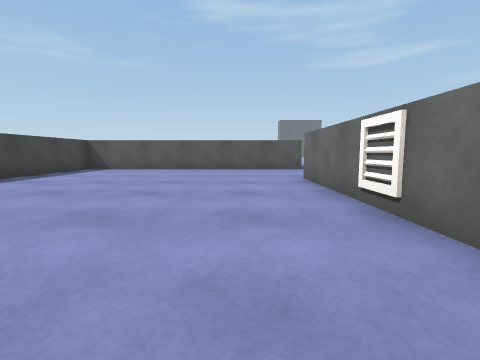
View 1 (above)

24 first-person views from a walk through a Unity game level. The camera is 0.58 m above the floor, tilts 6° down and sees 85° across. The floor is counted in squares, 1 m on a side. Each view is taken from the middle of a square. On the plan, view 1 faces up. The plan holds only what a view shows up to about 9 squares ahead; the rest is blank. The place goes on beyond the plan. The player character is not drawn. Surface patterns are stand-ins for the level's own textures.

View 2
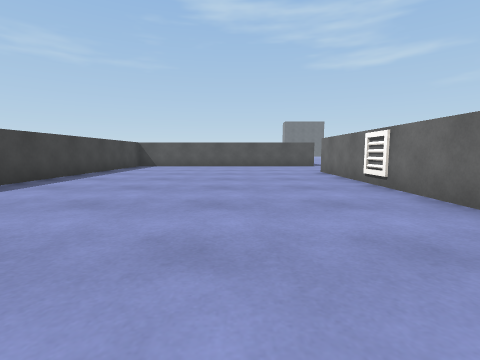

View 3
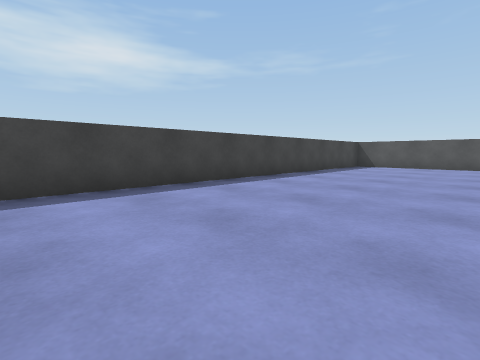

View 4
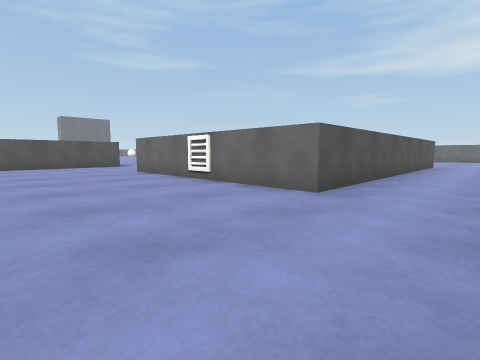

View 5
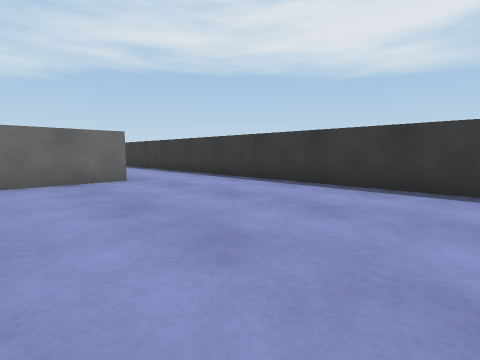

View 6
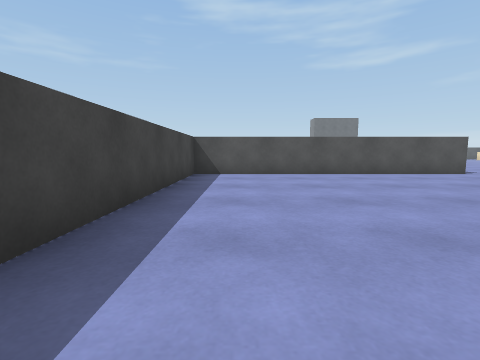

View 7
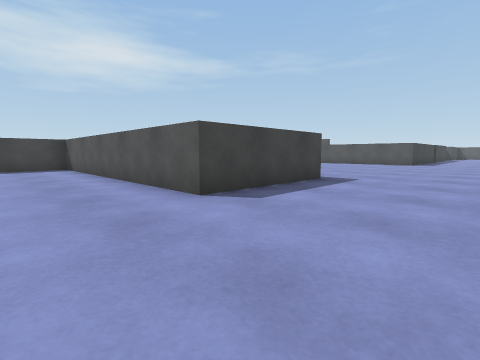

View 8
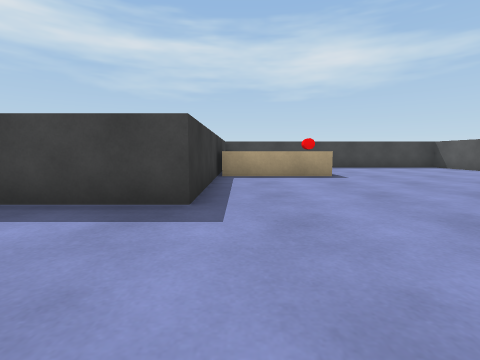

View 9
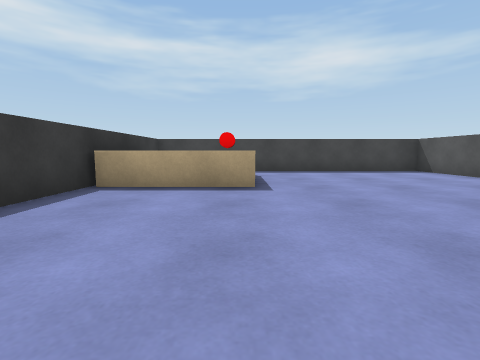

View 10
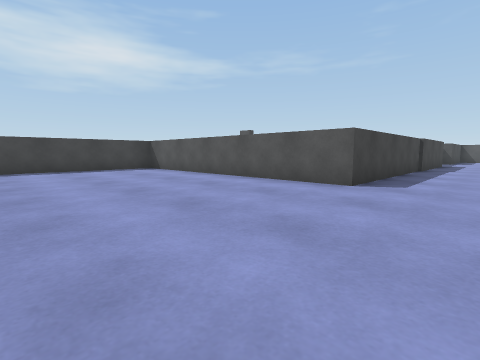

View 11
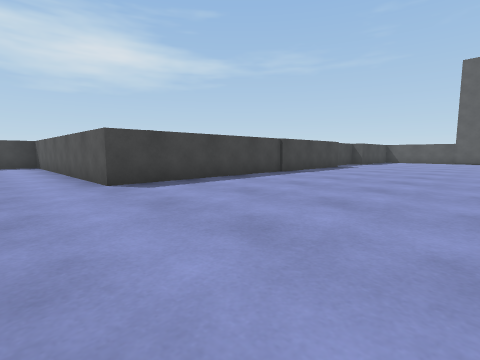

View 12
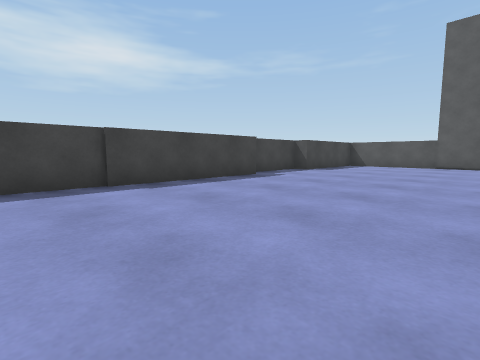

View 13
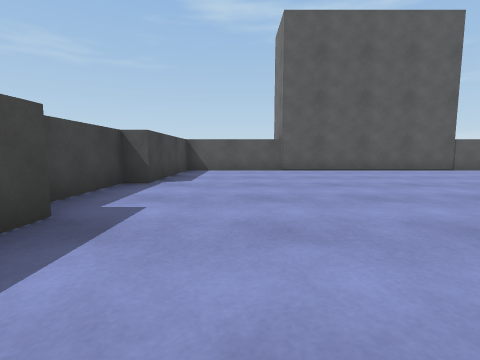

View 14
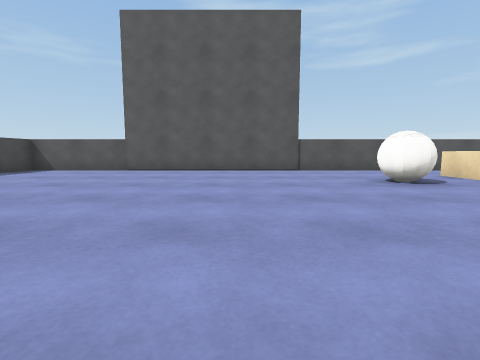

View 15
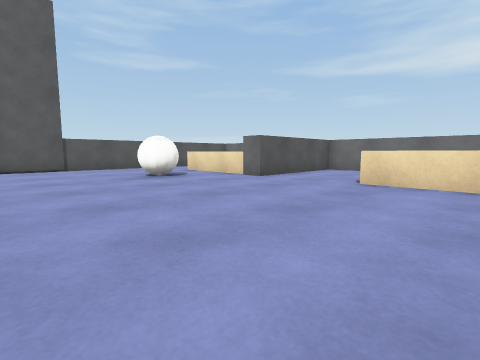

View 16
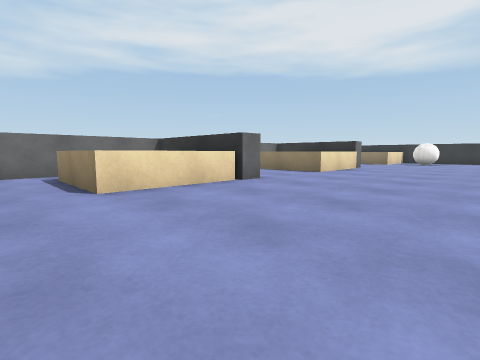

View 17
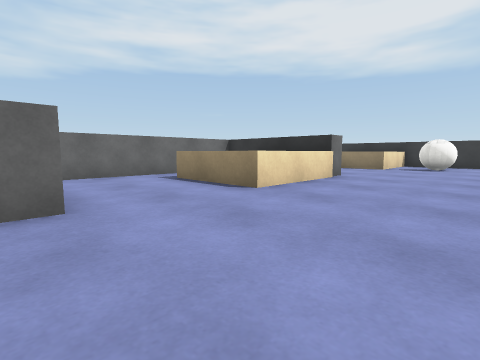

View 18
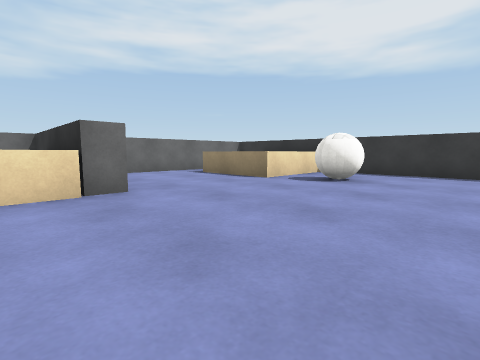

View 19
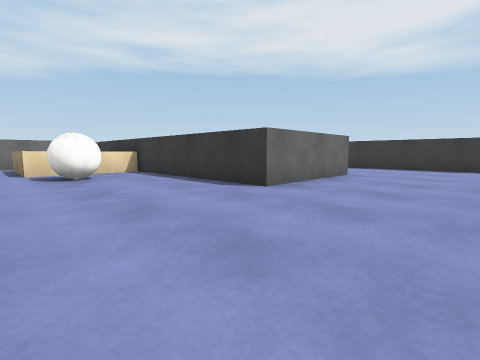

View 20
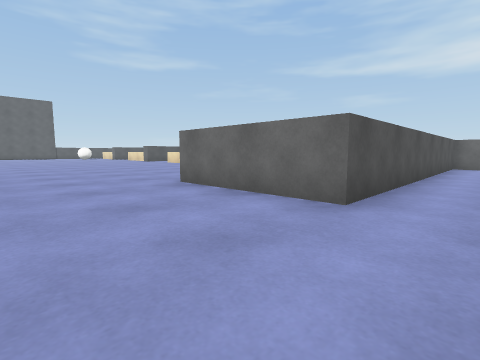

View 21
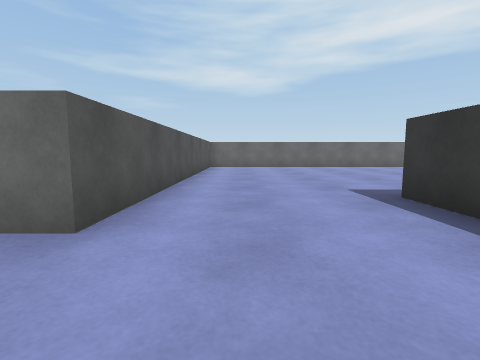

View 22
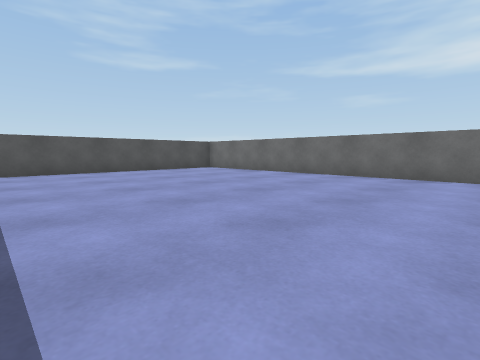

View 23
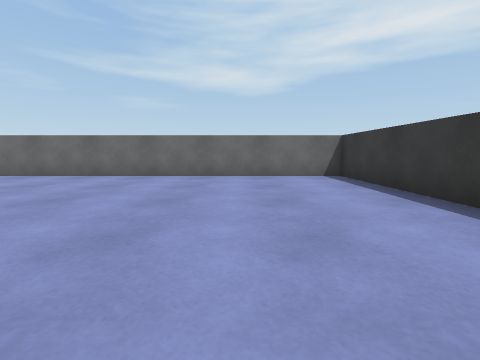

View 24
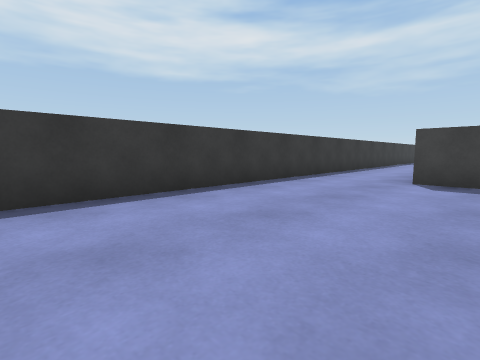

### Floor plan
Key: @ floor where view 1 was taken; # wall or solid block; . floor; ^ raised ledge; E vent; C red cylinder; B ball.
Columns run from 6 left of view 1 to 18 right of it. Each row starts with its distance up from view 1.
 36         ################
 35         #.............
 34         #............
 33         #...........^
 32        ##.........B.^
 31        #............^####
 30        #................#
 29        ##...............#
 28         #...............#
 27         #..... .....^^^ #
 26         #..... .....^   #
 25         #.....  ....#####
 24         #.....  ........#
 23         #.....  ........#
 22         #.....  ........#
 21 #########.....  ....^^^.#
 20 #.............  ....^   #
 19 #.............  ....#####
 18 #..........  .. ....... #
 17 #.......... ............#
 16 #.......................#
 15 #  ^C.............BB^^^.#
 14 #   ^..............B^
 13 #   ^...............^
 12  ########......#######
 11         #......#######
 10         #......##########
  9 #########...............#
  8 #...................... #
  7 #.......................#
  6 #.......#   #####.......#
  5 #.......#        .......#
  4 #.......#        .......#
  3 #......E#        .......#
  2 #.......#        .......#
  1 #.......#       #.......#
  0 #.....@.#########.......#
 -1 #.......................#
 -2 #.......................#
 -3   #########  ############

Where each view was taken, in squares from view 1:
view 1: 0 up, 0 right, facing up
view 2: 2 down, 1 left, facing up
view 3: 2 down, 1 left, facing up-left
view 4: 2 down, 2 left, facing up-right
view 5: 2 up, 4 left, facing down-right
view 6: 2 up, 4 left, facing up
view 7: 7 up, 5 right, facing up-left
view 8: 13 up, 5 right, facing left
view 9: 15 up, 3 right, facing left
view 10: 16 up, 4 right, facing up-left
view 11: 19 up, 7 right, facing up-left
view 12: 24 up, 7 right, facing up-left
view 13: 27 up, 4 right, facing up
view 14: 27 up, 9 right, facing up
view 15: 26 up, 9 right, facing up-right
view 16: 29 up, 10 right, facing down-right
view 17: 25 up, 11 right, facing down-right
view 18: 20 up, 10 right, facing down-right
view 19: 16 up, 6 right, facing down-right
view 20: 8 up, 6 right, facing up-right
view 21: 8 up, 7 right, facing right
view 22: 1 up, 11 right, facing up-right
view 23: 0 up, 11 right, facing right
view 24: 1 up, 16 right, facing down-left
